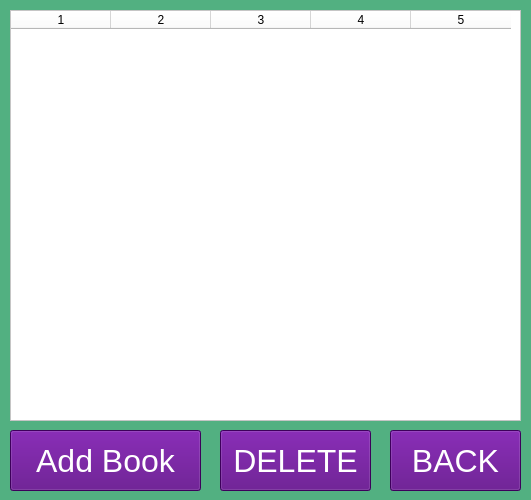
<?xml version="1.0" encoding="UTF-8"?>
<ui version="4.0">
 <class>ListBooks</class>
 <widget class="QMainWindow" name="ListBooks">
  <property name="geometry">
   <rect>
    <x>0</x>
    <y>0</y>
    <width>531</width>
    <height>500</height>
   </rect>
  </property>
  <property name="windowTitle">
   <string>List of Books</string>
  </property>
  <property name="styleSheet">
   <string notr="true">background-color: rgb(85, 255, 127);
background-color: rgb(82, 176, 129);</string>
  </property>
  <widget class="QWidget" name="centralwidget">
   <widget class="QPushButton" name="add_book">
    <property name="geometry">
     <rect>
      <x>10</x>
      <y>430</y>
      <width>191</width>
      <height>61</height>
     </rect>
    </property>
    <property name="font">
     <font>
      <pointsize>24</pointsize>
     </font>
    </property>
    <property name="styleSheet">
     <string notr="true">background-color: rgb(170, 0, 255);
background-color: rgb(85, 0, 127);
color: rgb(255, 255, 255);</string>
    </property>
    <property name="text">
     <string>Add Book</string>
    </property>
   </widget>
   <widget class="QTableWidget" name="table_widget">
    <property name="geometry">
     <rect>
      <x>10</x>
      <y>10</y>
      <width>511</width>
      <height>411</height>
     </rect>
    </property>
    <property name="styleSheet">
     <string notr="true">background-color: rgb(255, 255, 255);</string>
    </property>
    <property name="columnCount">
     <number>5</number>
    </property>
    <column/>
    <column/>
    <column/>
    <column/>
    <column/>
   </widget>
   <widget class="QPushButton" name="go_back">
    <property name="geometry">
     <rect>
      <x>390</x>
      <y>430</y>
      <width>131</width>
      <height>61</height>
     </rect>
    </property>
    <property name="font">
     <font>
      <pointsize>24</pointsize>
     </font>
    </property>
    <property name="styleSheet">
     <string notr="true">background-color: rgb(170, 0, 255);
background-color: rgb(85, 0, 127);
color: rgb(255, 255, 255);</string>
    </property>
    <property name="text">
     <string>BACK</string>
    </property>
   </widget>
   <widget class="QPushButton" name="delete_but">
    <property name="geometry">
     <rect>
      <x>220</x>
      <y>430</y>
      <width>151</width>
      <height>61</height>
     </rect>
    </property>
    <property name="font">
     <font>
      <pointsize>24</pointsize>
     </font>
    </property>
    <property name="styleSheet">
     <string notr="true">background-color: rgb(170, 0, 255);
background-color: rgb(85, 0, 127);
color: rgb(255, 255, 255);</string>
    </property>
    <property name="text">
     <string>DELETE</string>
    </property>
   </widget>
  </widget>
 </widget>
 <resources/>
 <connections/>
</ui>
